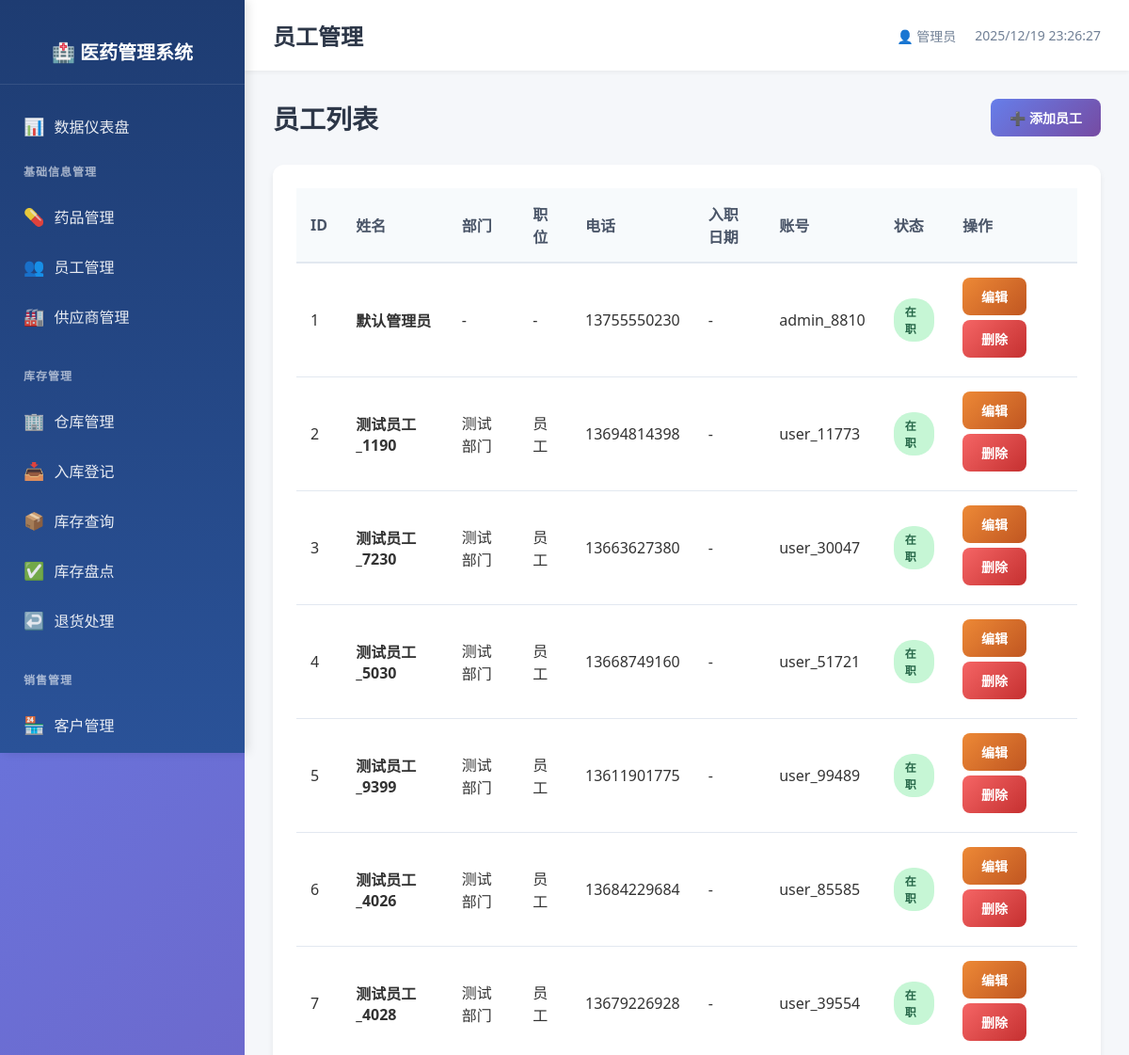
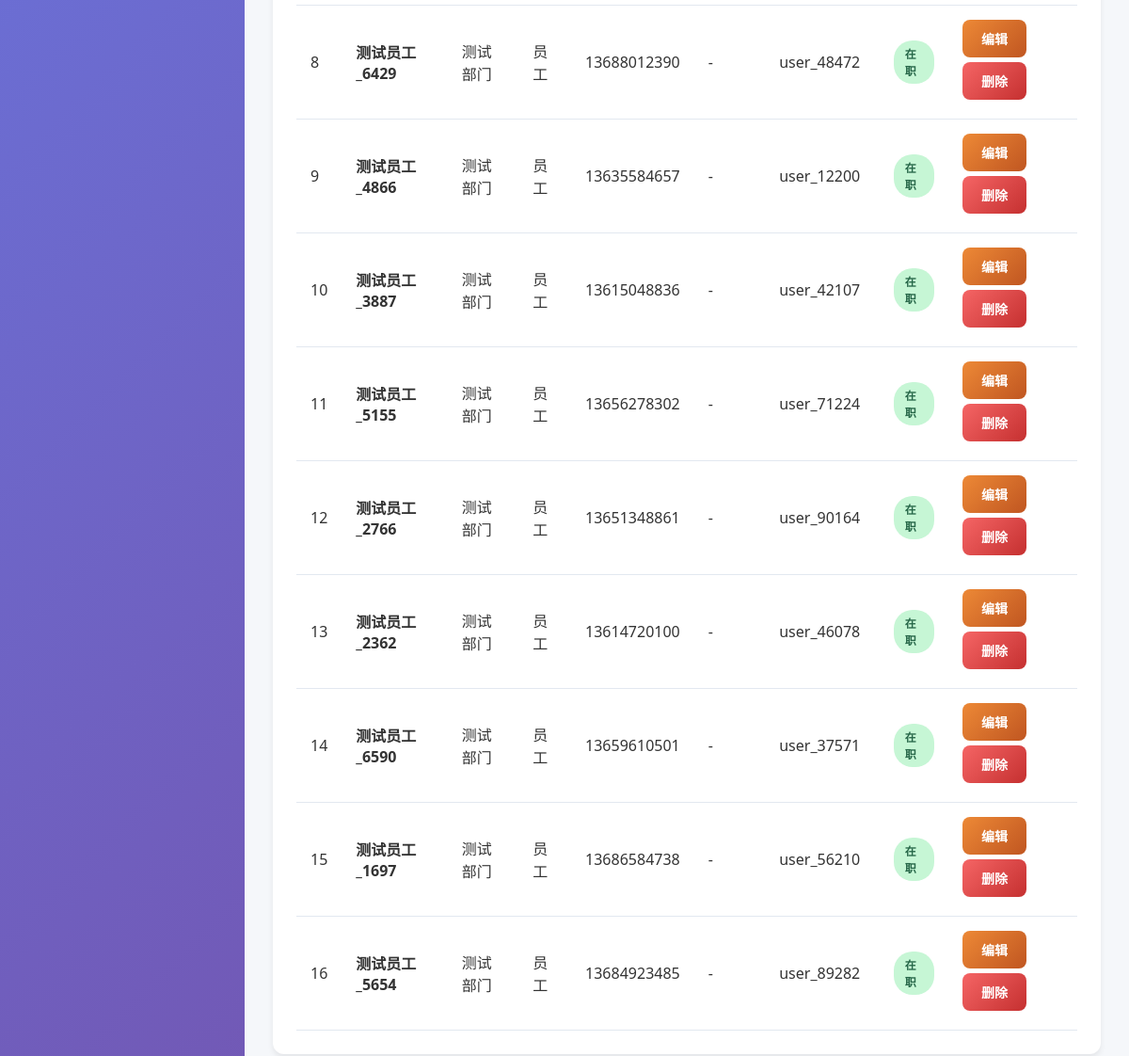
The app's page /basic/employees, older data (2 pictures, top to bottom).
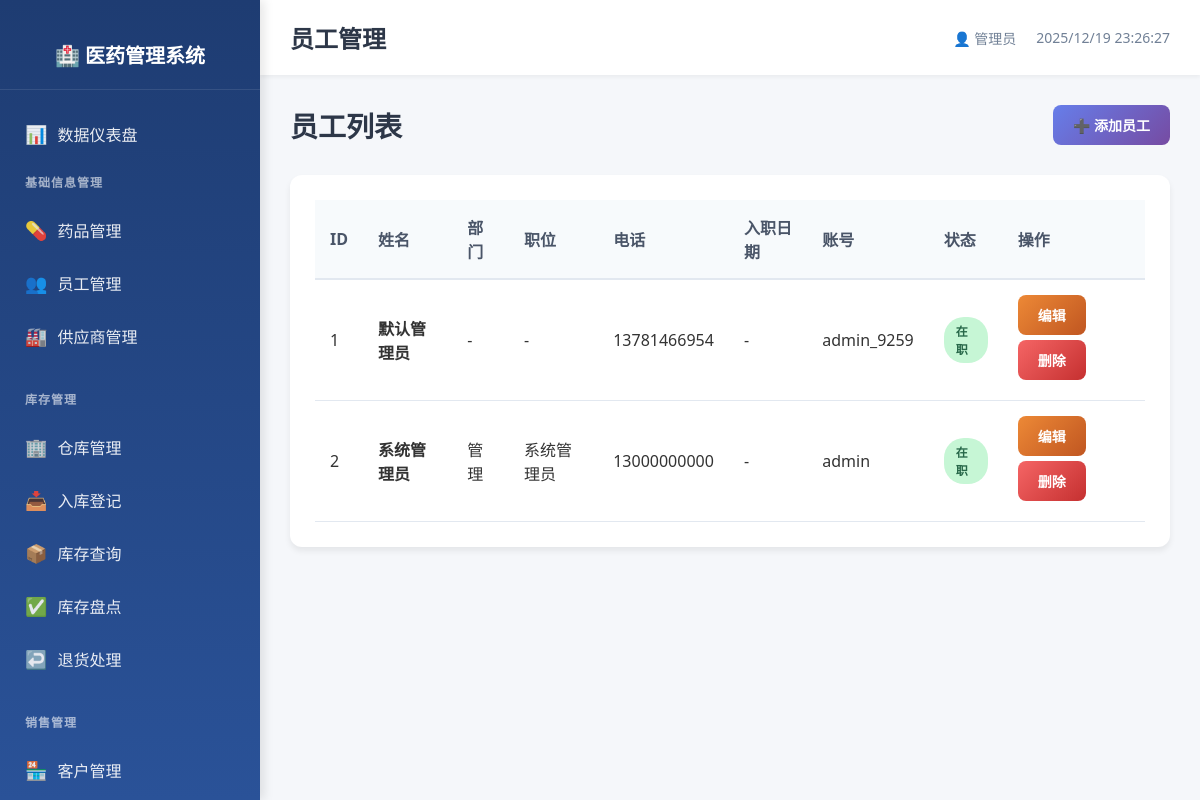
The same page, newer data.
### models.py (models this page shows)
class EmployeeInfo(db.Model):
    __tablename__ = 'employee_info'
    employee_id = db.Column(db.Integer, primary_key=True, autoincrement=True)
    name = db.Column(db.String(100), nullable=False, index=True)
    department = db.Column(db.String(100))
    position = db.Column(db.String(100))
    phone = db.Column(db.String(20), unique=True)
    hire_date = db.Column(db.Date)
    account = db.Column(db.String(50), unique=True, nullable=False)
    password = db.Column(db.String(200), nullable=False)
    status = db.Column(db.String(20), default='在职', nullable=False)
    create_time = db.Column(db.DateTime, default=datetime.now, nullable=False)
    update_time = db.Column(db.DateTime, default=datetime.now, onupdate=datetime.now, nullable=False)

### routes/basic_info.py (the view)
@basic_bp.route('/employees')
def employee_list():
    employees = EmployeeInfo.query.all()
    return render_template('basic/employee_list.html', employees=employees)

### templates/basic/employee_list.html (shortened to what this page needs)
{% extends "base.html" %}
{% block page_title %}员工管理{% endblock %}
{% block content %}
<div class="page-header">
    <h2>员工列表</h2>
    <a href="{{ url_for('basic.employee_add') }}" class="btn btn-primary">
        ➕ 添加员工
    </a>
</div>
<div class="table-card">
    <table class="data-table">
        <thead>
            <tr>
                <th>ID</th>
                <th>姓名</th>
                <th>部门</th>
                <th>职位</th>
                <th>电话</th>
                <th>入职日期</th>
                <th>账号</th>
                <th>状态</th>
                <th>操作</th>
            </tr>
        </thead>
        <tbody>
            {% for emp in employees %}
            <tr>
                <td>{{ emp.employee_id }}</td>
                <td><strong>{{ emp.name }}</strong></td>
                <td>{{ emp.department or '-' }}</td>
                <td>{{ emp.position or '-' }}</td>
                <td>{{ emp.phone or '-' }}</td>
                <td>{{ emp.hire_date or '-' }}</td>
                <td>{{ emp.account or '-' }}</td>
                <td>
                    {% if emp.status == '在职' %}
                        <span class="badge badge-success">在职</span>
                    {% else %}
                        <span class="badge badge-danger">离职</span>
                    {% endif %}
                </td>
                <td>
                    <a href="{{ url_for('basic.employee_edit', employee_id=emp.employee_id) }}" class="btn btn-sm btn-warning">编辑</a>
                    <a href="{{ url_for('basic.employee_delete', employee_id=emp.employee_id) }}"
                       class="btn btn-sm btn-danger"
                       onclick="return confirm('确定要删除该员工吗？');">删除</a>
                </td>
            </tr>
            {% endfor %}
        </tbody>
    </table>
</div>
{% endblock %}

### templates/base.html (shortened to what this page needs)
<!DOCTYPE html>
<html lang="zh">
<head>
    <link rel="stylesheet" href="{{ url_for('static', filename='css/style.css') }}">
</head>
<body>
    <div class="container">
        <aside class="sidebar">
            <div class="logo">
                <h2>🏥 医药管理系统</h2>
            </div>
            <nav class="nav-menu">
                <a href="{{ url_for('dashboard.index') }}" class="nav-item">
                    <span class="icon">📊</span> 数据仪表盘
                </a>
                <div class="nav-group">
                    <div class="nav-group-title">基础信息管理</div>
                    <a href="{{ url_for('basic.drug_list') }}" class="nav-item">
                        <span class="icon">💊</span> 药品管理
                    </a>
                    <a href="{{ url_for('basic.employee_list') }}" class="nav-item">
                        <span class="icon">👥</span> 员工管理
                    </a>
                    <a href="{{ url_for('basic.supplier_list') }}" class="nav-item">
                        <span class="icon">🏭</span> 供应商管理
                    </a>
                </div>
                <div class="nav-group">
                    <div class="nav-group-title">库存管理</div>
                    <a href="{{ url_for('inventory.warehouse_list') }}" class="nav-item">
                        <span class="icon">🏢</span> 仓库管理
                    </a>
                    <a href="{{ url_for('inventory.stock_in_list') }}" class="nav-item">
                        <span class="icon">📥</span> 入库登记
                    </a>
                    <a href="{{ url_for('inventory.stock_list') }}" class="nav-item">
                        <span class="icon">📦</span> 库存查询
                    </a>
                    <a href="{{ url_for('inventory.check_list') }}" class="nav-item">
                        <span class="icon">✅</span> 库存盘点
                    </a>
                    <a href="{{ url_for('inventory.return_list') }}" class="nav-item">
                        <span class="icon">↩️</span> 退货处理
                    </a>
                </div>
                <div class="nav-group">
                    <div class="nav-group-title">销售管理</div>
                    <a href="{{ url_for('basic.customer_list') }}" class="nav-item">
                        <span class="icon">🏪</span> 客户管理
                    </a>
                    <a href="{{ url_for('sales.sales_list') }}" class="nav-item">
                    </a>
                </div>
            </nav>
        </aside>
        <main class="main-content">
            <header class="header">
                <div class="header-left">
                    <h1>{% block page_title %}{% endblock %}</h1>
                </div>
                <div class="header-right">
                    <span class="user-info">👤 管理员</span>
                    <span class="datetime" id="datetime"></span>
                </div>
            </header>
            <div class="content">
                {% block content %}{% endblock %}
            </div>
        </main>
    </div>
</body>
</html>

### static/css/style.css (style rules this page uses)
* { margin: 0; padding: 0; box-sizing: border-box; }
body { font-family: 'Segoe UI', Tahoma, Geneva, Verdana, sans-serif; background: linear-gradient(135deg, #667eea 0%, #764ba2 100%); color: #333; min-height: 100vh; }
.container { display: flex; min-height: 100vh; }
.sidebar { width: 260px; background: linear-gradient(180deg, #1e3c72 0%, #2a5298 100%); color: white; padding: 20px 0; box-shadow: 4px 0 10px rgba(0,0,0,0.1); position: fixed; height: 100vh; overflow-y: auto; }
.logo { text-align: center; padding: 20px; border-bottom: 1px solid rgba(255,255,255,0.1); margin-bottom: 20px; }
.logo h2 { font-size: 20px; font-weight: 600; }
.nav-menu { padding: 0 10px; }
.nav-group { margin-bottom: 20px; }
.nav-group-title { color: rgba(255,255,255,0.6); font-size: 12px; text-transform: uppercase; padding: 10px 15px; font-weight: 600; letter-spacing: 1px; }
.nav-item { display: flex; align-items: center; padding: 12px 15px; color: rgba(255,255,255,0.9); text-decoration: none; border-radius: 8px; margin: 5px 0; transition: all 0.3s ease; }
.nav-item .icon { margin-right: 10px; font-size: 18px; }
.main-content { flex: 1; margin-left: 260px; background: #f5f7fa; }
.header { background: white; padding: 20px 30px; box-shadow: 0 2px 4px rgba(0,0,0,0.05); display: flex; justify-content: space-between; align-items: center; }
.header h1 { font-size: 24px; color: #2d3748; }
.header-right { display: flex; gap: 20px; align-items: center; }
.user-info, .datetime { color: #718096; font-size: 14px; }
.content { padding: 30px; }
.table-card { background: white; border-radius: 12px; padding: 25px; box-shadow: 0 4px 6px rgba(0,0,0,0.07); }
.data-table { width: 100%; border-collapse: collapse; }
.data-table thead { background: #f7fafc; }
.data-table th { padding: 15px; text-align: left; font-weight: 600; color: #4a5568; border-bottom: 2px solid #e2e8f0; }
.data-table td { padding: 15px; border-bottom: 1px solid #e2e8f0; }
.badge { display: inline-block; padding: 5px 12px; border-radius: 20px; font-size: 12px; font-weight: 600; }
.badge-success { background: #c6f6d5; color: #276749; }
.btn { display: inline-block; padding: 10px 20px; border: none; border-radius: 8px; font-size: 14px; font-weight: 600; text-decoration: none; cursor: pointer; transition: all 0.3s ease; position: relative; overflow: hidden; }
.btn::before { content: ''; position: absolute; top: 50%; left: 50%; width: 0; height: 0; border-radius: 50%; background: rgba(255,255,255,0.5); transform: translate(-50%, -50%); transition: width 0.6s, height 0.6s; }
.btn-primary { background: linear-gradient(135deg, #667eea 0%, #764ba2 100%); color: white; }
.btn-danger { background: linear-gradient(135deg, #f56565 0%, #c53030 100%); color: white; }
.btn-warning { background: linear-gradient(135deg, #ed8936 0%, #c05621 100%); color: white; }
.page-header { display: flex; justify-content: space-between; align-items: center; margin-bottom: 30px; }
.page-header h2 { font-size: 28px; color: #2d3748; }

Row changes from the older to the newer data that the page shows:
removed EmployeeInfo: employee_id "3", name "测试员工_7230", department "测试部门", position "员工", phone "13663627380", hire_date "-", account "user_30047", status "在职"
removed EmployeeInfo: employee_id "4", name "测试员工_5030", department "测试部门", position "员工", phone "13668749160", hire_date "-", account "user_51721", status "在职"
removed EmployeeInfo: employee_id "5", name "测试员工_9399", department "测试部门", position "员工", phone "13611901775", hire_date "-", account "user_99489", status "在职"
removed EmployeeInfo: employee_id "6", name "测试员工_4026", department "测试部门", position "员工", phone "13684229684", hire_date "-", account "user_85585", status "在职"
removed EmployeeInfo: employee_id "7", name "测试员工_4028", department "测试部门", position "员工", phone "13679226928", hire_date "-", account "user_39554", status "在职"
removed EmployeeInfo: employee_id "8", name "测试员工_6429", department "测试部门", position "员工", phone "13688012390", hire_date "-", account "user_48472", status "在职"
removed EmployeeInfo: employee_id "9", name "测试员工_4866", department "测试部门", position "员工", phone "13635584657", hire_date "-", account "user_12200", status "在职"
removed EmployeeInfo: employee_id "10", name "测试员工_3887", department "测试部门", position "员工", phone "13615048836", hire_date "-", account "user_42107", status "在职"
removed EmployeeInfo: employee_id "11", name "测试员工_5155", department "测试部门", position "员工", phone "13656278302", hire_date "-", account "user_71224", status "在职"
removed EmployeeInfo: employee_id "12", name "测试员工_2766", department "测试部门", position "员工", phone "13651348861", hire_date "-", account "user_90164", status "在职"
removed EmployeeInfo: employee_id "13", name "测试员工_2362", department "测试部门", position "员工", phone "13614720100", hire_date "-", account "user_46078", status "在职"
removed EmployeeInfo: employee_id "14", name "测试员工_6590", department "测试部门", position "员工", phone "13659610501", hire_date "-", account "user_37571", status "在职"
removed EmployeeInfo: employee_id "15", name "测试员工_1697", department "测试部门", position "员工", phone "13686584738", hire_date "-", account "user_56210", status "在职"
removed EmployeeInfo: employee_id "16", name "测试员工_5654", department "测试部门", position "员工", phone "13684923485", hire_date "-", account "user_89282", status "在职"
changed EmployeeInfo "默认管理员": phone "13755550230" → "13781466954"; account "admin_8810" → "admin_9259"
changed EmployeeInfo id 2: name "测试员工_1190" → "系统管理员"; department "测试部门" → "管理"; position "员工" → "系统管理员"; phone "13694814398" → "13000000000"; account "user_11773" → "admin"
